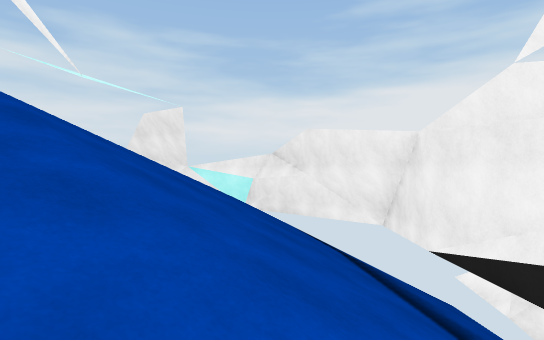
[1] (above)

17 first-person views from a walk through a scene from a Unity 3-D project. The camera is 1.3 m above the floor, looks level and sees 80° across. The floor is counted in squares, 2 m on a side. Each view is taken from the middle of a square. On the plan, view 1 faces up. The plan holds only what a view shows up to about 10 squares ahead; the rest is blank. The place goes on beyond the plan.

[2]
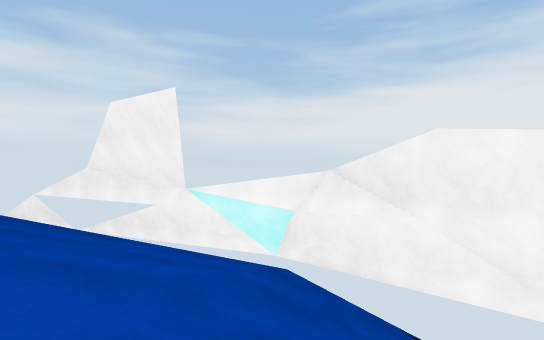

[3]
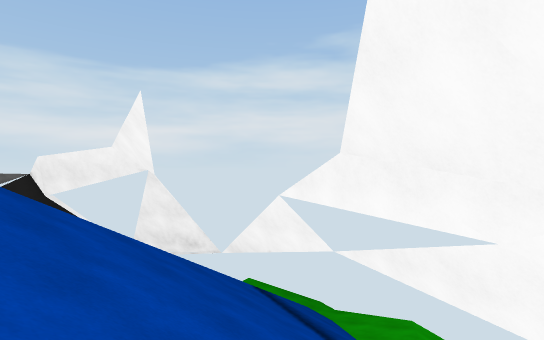

[4]
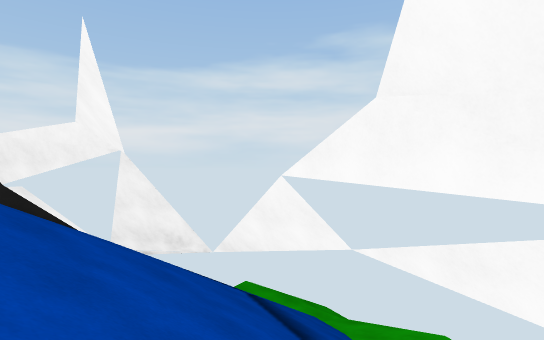

[5]
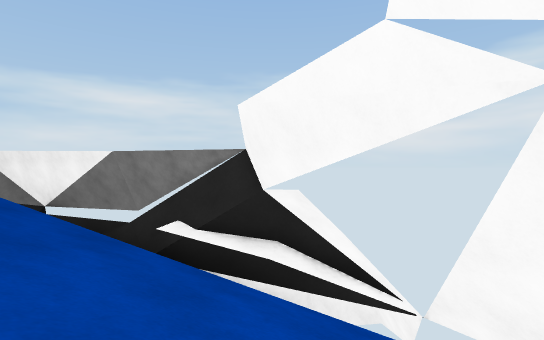

[6]
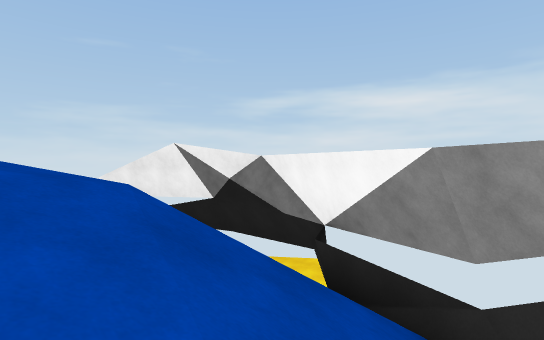

[7]
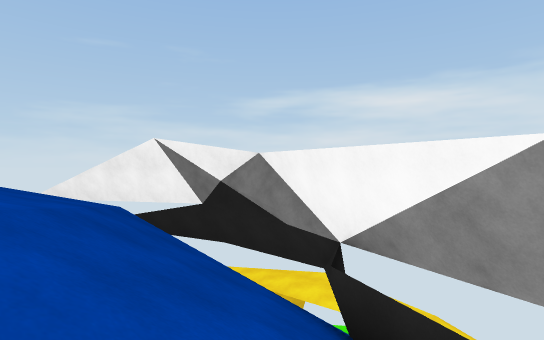

[8]
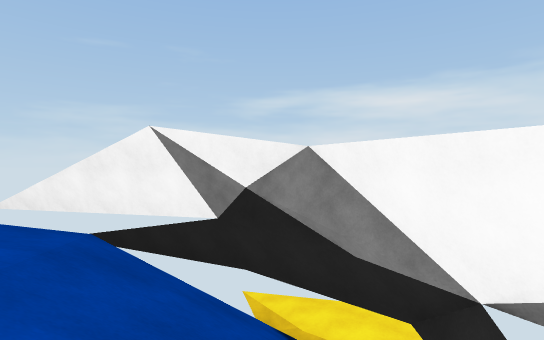

[9]
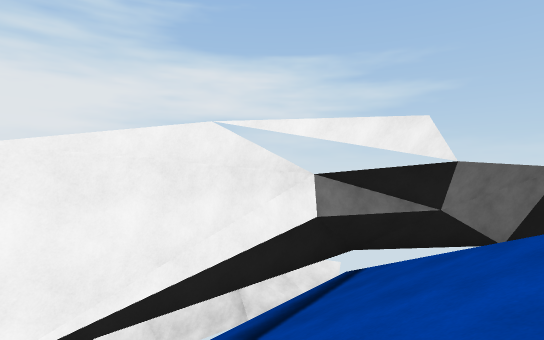

[10]
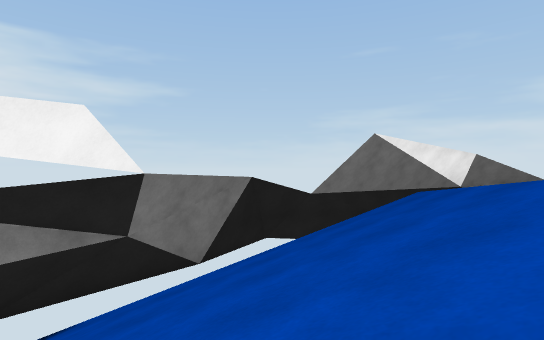

[11]
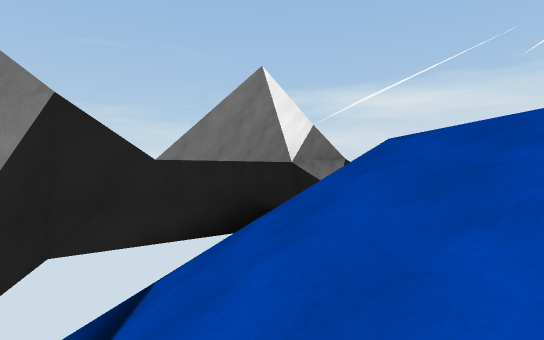

[12]
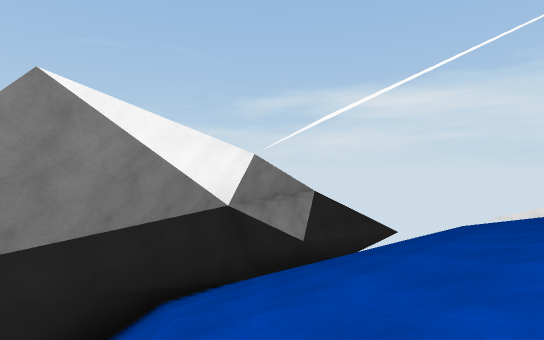

[13]
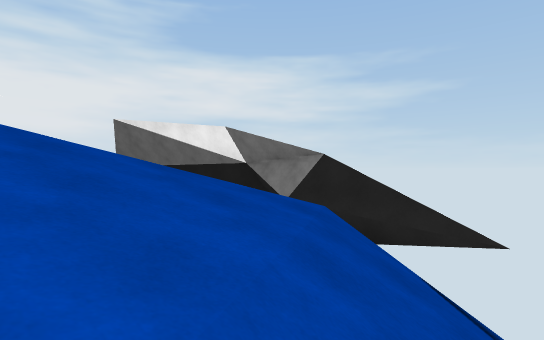

[14]
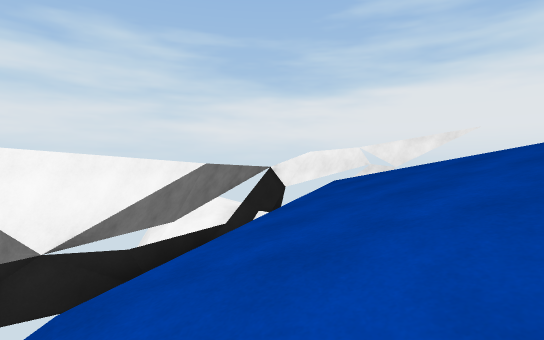

[15]
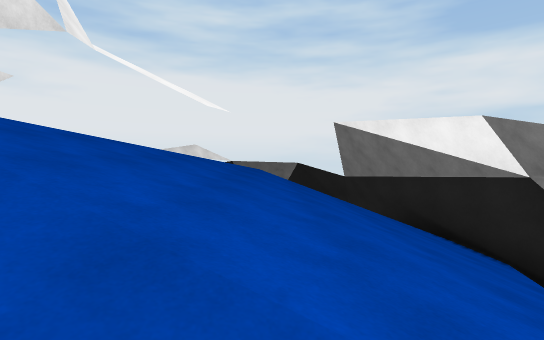

[16]
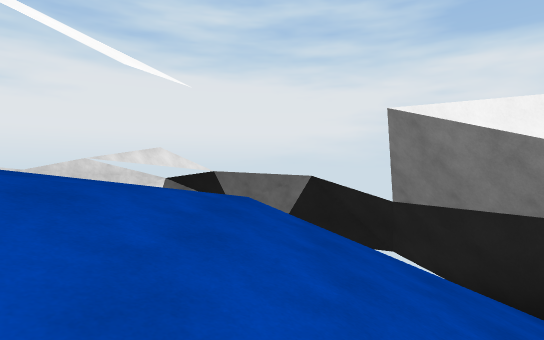

[17]
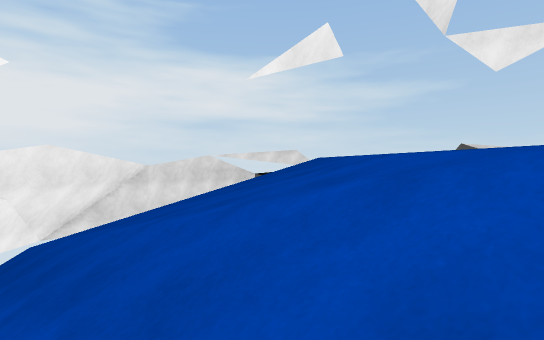

### Floor plan
Key: @ floor where view 1 was taken; # wall or solid block; x gap in a wall; . main floor; : floor 0.25 m higher than the main floor; - floor 0.5 m lower than the main floor; _ floor 1 m lower than the main floor; < floor 1.25 m lower than the main floor; ( floor 1.75 m lower than the main floor; ! floor 3.75 m lower than the main floor; ? floor 4.5 m lower than the main floor; / step, stairs or slope; = window, fence, low wall or low ledge; ^ raised ledge; v drop or lower ground.
Columns run from 19 left of view 1 to 4 right of it. Each row starts with its distance up from view 1.
 15        ^^^ ^^^^
 14          ^^^^^^
 13       ^^#####^^
 12    v^^^#//// vx#^
 11  v #^^#//////// ##^
 10  v # #/////////   #^
  9  v^#=# /// /////// ##
  8  v^^#/ //   ////////##
  7    ^#///    ./////// #^^
  6   ^#////    ..////// #^^
  5   ^#///_     ../////!#^^
  4  ^#///<_-    ::://///#^
  3 ^##///<_.        ////#^
  2 ^^#//(<_         ////#^
  1 ^^# ///         .////#^
  0 ^^#  /    /:: ..///@/#^
 -1 ^ #  ////////..-/////#
 -2   ^   ////////=-////#^
 -3   ^^# /////////////#^
 -4     ^ //////////// #
 -5        / //////// #^
 -6        x  /////###^
 -7       ^^^##?/##
 -8            ##

Positions as (right, up) in squares from view 1, and headings:
1: (0, 0), facing up
2: (-1, 4), facing up
3: (-3, 8), facing up-left
4: (-4, 9), facing up-left
5: (-9, 10), facing left
6: (-12, 8), facing down-left
7: (-13, 7), facing down-left
8: (-14, 5), facing down-left
9: (-1, 5), facing down-right
10: (-1, 3), facing down
11: (0, -1), facing down-left
12: (-3, -2), facing down-left
13: (-14, -1), facing down-right
14: (-14, 0), facing up
15: (-12, -3), facing right
16: (-8, -3), facing right
17: (-7, 9), facing down-right
